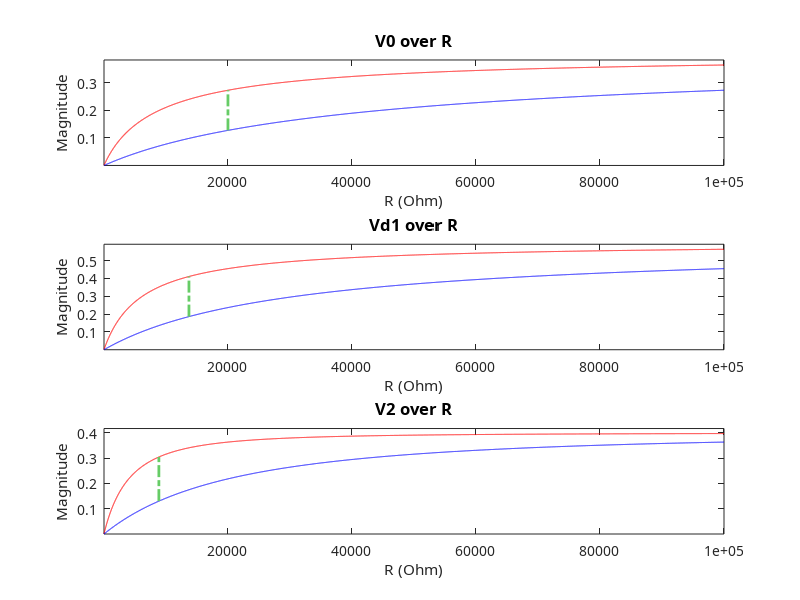
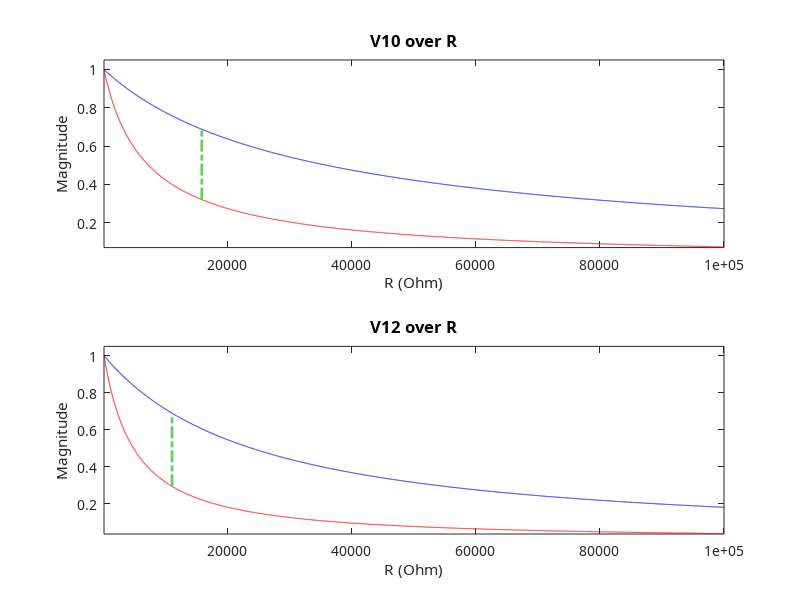
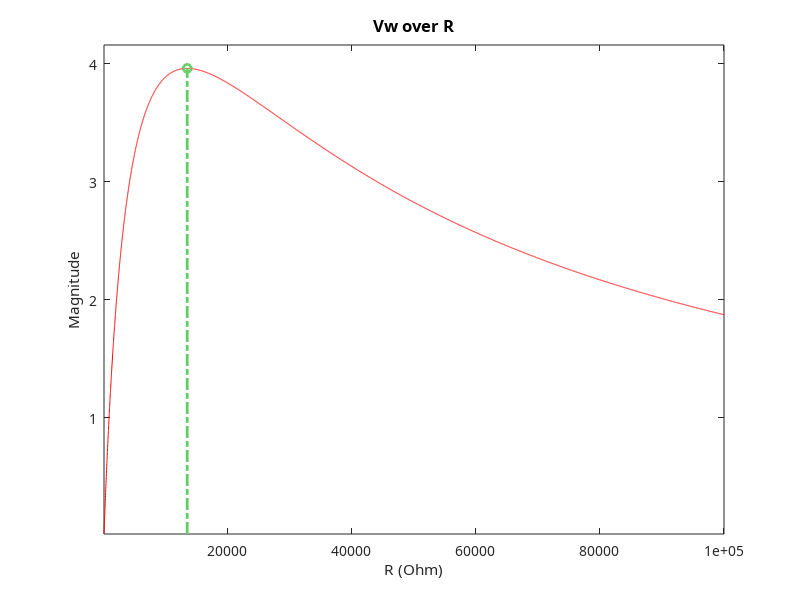

MATLAB code for these plots, in order: (Note: this script raises an error after producing the figures.)
%% Analysis of the circuit of the pressure sensor
%  Author: Julien Biral, Master's Thesis at CNMAT, UC Berkeley
%  Date: 05-11-2014
%  
%  ========================================================================
%  DESCRIPTION:
%  

%% DC Analysis of the sensor circuit
%  This analysis is done to maximize the dynamic of the circuit. In DC, the
%  capacitor C can be replaced by an open-circuit. Maximizing dynamics is
%  thus achieved by choosing the adequate value of the resistor R.
%  Special trick: this analysis uses the star-delta transform to simplify
%  the circuit.

% Clear the workspace of unwated elements
close all;
clear all;
clc;

% =========================== %
% Initialization of variables %
% =========================== %

% Number of points to compute:
N = 10000;

% ADC resolution
nbits = 10;

% Power Voltage of the circuit:
% Set to 1 to normalize the value computed during the analysis.
Vd = 1;

% Boundaries of the variable resistor:
RvL = 20e3;
RvH = 1e5;

% Variable resistor array:
% Only the minimum and the maximum values are considered here as the aim is
% to maximize the dynamic of the circuit. Intermediate values are not
% useful for this purpose.
R1 = [RvL, RvH];
R2 = [RvL, RvH];
R3 = [RvL, RvH];
R4 = [RvL, RvH];

% Resistor sweep:
% The sweep is done to calculte the R value which gives the best dynamic
R = 1e5/N : 1e5/N : 1e5;

% Initialization of the voltages arrays:
V0 = zeros(length(R1), length(R));
V1 = zeros(length(R1), length(R));
V2 = zeros(length(R1), length(R));
V3 = zeros(length(R1), length(R));
V4 = zeros(length(R1), length(R));

% =============================== %
% Operating points of the circuit %
% =============================== %

for i = 1:length(R1)
    
    for j = 1:length(R)
        
        % Kennelly's Star-Delta Transformation:
        Rab = ( R2(i)*R3(i) + R(j)*(R2(i)+R3(i)) ) / R(j);
        Rbc = ( R2(i)*R3(i) + R(j)*(R2(i)+R3(i)) ) / R2(i);
        Rac = ( R2(i)*R3(i) + R(j)*(R2(i)+R3(i)) ) / R3(i);
        
        % Kennelly's Delta-Star Transformation:
        Rat = ( Rab * R(j) ) / ( Rab + 2*R(j) );
        Rbt = Rat;
        Rdt = ( R(j)^2 ) / ( Rab + 2*R(j) );
        
        % Bottom parralel resistors:
        Rp1 = ( Rat * (R(j) + R1(i) + Rac) + Rac * (R(j) + R1(i)) ) ...
            / (R(j) + R1(i) + Rac);
        Rp2 = ( Rbt * (R(j) + R4(i) + Rbc) + Rbc * (R(j) + R4(i)) ) ...
            / (R(j) + R4(i) + Rbc);
        
        % Equivalent resistor of the circuit:
        Rtot = ( Rdt * (Rp1 + Rp2) + Rp1*Rp2 ) / (Rp1 + Rp2);
        
        % Currents:
        Idt = Vd / Rtot;
        Ita = Rp2 / (Rp1 + Rp2) * Idt;
        Itb = Rp1 / (Rp1 + Rp2) * Idt;
        I1  = Rac / (R(j) + R1(i) + Rac) * Ita;
        I4  = Rbc / (R(j) + R4(i) + Rbc) * Itb;
        
        % Output voltages:
        V0(i,j) =  R(j) * I1;
        V1(i,j) = (R(j) + R1(i)) * I1;
        V3(i,j) = (R(j) + R4(i)) * I4;
        V4(i,j) =  R(j) * I4;
        V2(i,j) =  R(j) * (V1(i,j)*R3(i) + V3(i,j)*R2(i)) ...
            / (R2(i)*R3(i) + R(j)*R2(i) + R(j)*R3(i));
    end
    
end

% Initialization of the text output:
fprintf(strcat('Pressure Sensor - DC Analysis:\n', ...
    '==============================\n'));
fprintf('Parameters:\n-----------\nRvLow = %i, RvHigh = %i, Vd = %i\n',...
    RvL, RvH, Vd);

fprintf('\nAnalysis:\n---------\n');

% ======================== %
% Maximization of dynamics %
% ======================== %

% Plot of the output voltages and computation of maximum dynamics points:
set(0,'DefaultAxesFontName', 'Latin Modern')
set(0,'DefaultAxesFontSize', 10)
figure;

% Choose a ratio that zoom or dezoom the plots
ratio = .05;

% V0
subplot(3, 1, 1);
plot(R, V0(1,:), '-r');
hold on;
plot(R, V0(2,:), '-b');
[resolution, ind] = max( abs(V0(1,:) - V0(2,:)) );
line([R(ind), R(ind)], ...
    [min(V0(1,ind), V0(2,ind)), max(V0(1,ind), V0(2,ind))], ...
    'LineStyle', '-.', 'LineWidth', 2, 'Color', [0.4, 0.8, 0.4]);
hold off;

xlim([R(1), R(length(R))]);
ylim([(1-ratio)*min(min(V0(1,:)), min(V0(2,:))), ...
    (1+ratio)*max(max(V0(1,:)), max(V0(2,:)))]);

title('V0 over R', 'FontSize', 12, 'FontWeight', 'bold');
xlabel('R (Ohm)');
ylabel('Magnitude');

fprintf('V0  - Max dynamic for R = %i and resolution of %i\n', R(ind), ...
    floor(resolution*2^nbits/Vd));


% V1 - Vd
Vd1 = Vd - V1;
subplot(3, 1, 2);
plot(R, Vd1(1,:), '-r');
hold on;
plot(R, Vd1(2,:), '-b');
[resolution, ind] = max( abs(Vd1(1,:) - Vd1(2,:)) );
line([R(ind), R(ind)], ...
    [min(Vd1(1,ind), Vd1(2,ind)), max(Vd1(1,ind), Vd1(2,ind))], ...
    'LineStyle', '-.', 'LineWidth', 2, 'Color', [0.4, 0.8, 0.4]);
hold off;

xlim([R(1), R(length(R))]);
ylim([(1-ratio)*min(min(Vd1(1,:)), min(Vd1(2,:))), ...
    (1+ratio)*max(max(Vd1(1,:)), max(Vd1(2,:)))]);

title('Vd1 over R', 'FontSize', 12, 'FontWeight', 'bold');
xlabel('R (Ohm)');
ylabel('Magnitude');

fprintf('Vd1 - Max dynamic for R = %i and resolution of %i\n', R(ind), ...
    floor(resolution*2^nbits/Vd));


% V2
subplot(3, 1, 3);
plot(R, V2(1,:), '-r');
hold on;
plot(R, V2(2,:), '-b');
[resolution, ind] = max( abs(V2(1,:) - V2(2,:)) );
line([R(ind), R(ind)], ...
    [min(V2(1,ind), V2(2,ind)), max(V2(1,ind), V2(2,ind))], ...
    'LineStyle', '-.', 'LineWidth', 2, 'Color', [0.4, 0.8, 0.4]);
hold off;

xlim([R(1), R(length(R))]);
ylim([(1-ratio)*min(min(V2(1,:)), min(V2(2,:))), ...
    (1+ratio)*max(max(V2(1,:)), max(V2(2,:)))]);

title('V2 over R', 'FontSize', 12, 'FontWeight', 'bold');
xlabel('R (Ohm)');
ylabel('Magnitude');

fprintf('V2  - Max dynamic for R = %i and resolution of %i\n', R(ind), ...
    floor(resolution*2^nbits/Vd));


% Best R that maximizes the voltage difference between the variable
% resistors:
% V1 - V0
V10 = V1 - V0;
figure;
subplot(2, 1, 1);
plot(R, V10(1,:), '-r');
hold on;
plot(R, V10(2,:), '-b');
[resolution, ind] = max( abs(V10(1,:) - V10(2,:)) );
line([R(ind), R(ind)], ...
    [min(V10(1,ind), V10(2,ind)), max(V10(1,ind), V10(2,ind))], ...
    'LineStyle', '-.', 'LineWidth', 2, 'Color', [0.4, 0.8, 0.4]);
hold off;

xlim([R(1), R(length(R))]);
ylim([(1-ratio)*min(min(V10(1,:)), min(V10(2,:))), ...
    (1+ratio)*max(max(V10(1,:)), max(V10(2,:)))]);

title('V10 over R', 'FontSize', 12, 'FontWeight', 'bold');
xlabel('R (Ohm)');
ylabel('Magnitude');

fprintf('V10 - Max dynamic for R = %i and resolution of %i\n', R(ind), ...
    floor(resolution*2^nbits/Vd));

% V1 - V0
V12 = V1 - V2;
subplot(2, 1, 2);
plot(R, V12(1,:), '-r');
hold on;
plot(R, V12(2,:), '-b');
[resolution, ind] = max( abs(V12(1,:) - V12(2,:)) );
line([R(ind), R(ind)], ...
    [min(V12(1,ind), V12(2,ind)), max(V12(1,ind), V12(2,ind))], ...
    'LineStyle', '-.', 'LineWidth', 2, 'Color', [0.4, 0.8, 0.4]);
hold off;

xlim([R(1), R(length(R))]);
ylim([(1-ratio)*min(min(V12(1,:)), min(V12(2,:))), ...
    (1+ratio)*max(max(V12(1,:)), max(V12(2,:)))]);

title('V12 over R', 'FontSize', 12, 'FontWeight', 'bold');
xlabel('R (Ohm)');
ylabel('Magnitude');

fprintf('V12 - Max dynamic for R = %i and resolution of %i\n', R(ind), ...
    floor(resolution*2^nbits/Vd));


fprintf('------------------------------\n');

% Computes the best R value to have the max total dynamic in the circuit
% The '2*' factor in front of V0 and V1 is there to take into account the
% symmetry of V0 and V1 with V4 and V3 respectively.
% Normalization of each outputs:
V0norm  = abs( (V0(1,:) - V0(2,:)) / (max(V0(1,:)) - min(V0(2,:))) );
Vd1norm = abs( (Vd1(1,:) - Vd1(2,:)) / (max(Vd1(1,:)) - min(Vd1(2,:))) );
V2norm  = abs( (V2(1,:) - V2(2,:)) / (max(V2(1,:)) - min(V2(2,:))) );
V10norm = abs( (V10(1,:) - V10(2,:)) / (max(V10(1,:)) - min(V10(2,:))) );
V12norm = abs( (V12(1,:) - V12(2,:)) / (max(V12(1,:)) - min(V12(2,:))) );
Vw      = 2 * V0norm + 2 * Vd1norm + V2norm + 2 * V10norm + 2 * V12norm;

% Plot the voltages weighted sum
figure;
plot(R, Vw, '-r');
[~, ind] = max( Vw );
hold on;
plot(R(ind), Vw(ind), 'o', 'LineWidth', 2, 'Color', [0.4, 0.8, 0.4]);
line([R(ind), R(ind)], [min(Vw), Vw(ind)], ...
    'LineStyle', '-.', 'LineWidth', 2, 'Color', [0.4, 0.8, 0.4]);

xlim([R(1), R(length(R))]);
ylim([(1-ratio)*min(Vw), (1+ratio)*max(Vw)]);

title('Vw over R', 'FontSize', 12, 'FontWeight', 'bold');
xlabel('R (Ohm)');
ylabel('Magnitude');

% Computation of the best R:
fprintf('---> Max dynamic of the circuit for R = %i\n', R(ind));

% ========================= %
% Clearing of the workspace %
% ========================= %

clear I1 I4 Idt Ita Itb N R R1 R2 R3 R4 Rab Rac Rat Rbc Rbt Rdt Rp1 Rp2 ...
    Rtot RvH RvL V0 V0norm V1 V1norm V2 V2norm V3 V4 Vd Vw i ind j ratio;

%% AC Analysis of the sensor circuit
%  The first part of the AC Analysis is to determine the impedance matrix
%  of each two-port network of the circuit. Due to its symmetry, there is
%  two two-port networks to consider: the first one is the low-pass filter
%  part of the sensor and the second one is the low-pass at the input of
%  the ADC converter.

% Clear the workspace of unwated elements
close all;
clear all;
clc;

% =========================== %
% Initialization of variables %
% =========================== %

% Number of points to compute:
N = 10000;

% Boundaries of the variable resistor:
RvL = 8e3;
RvH = 1e5;

% Variable resistor array:
% Only the minimum and the maximum values are considered here as the aim is
% to maximize the dynamic of the circuit. Intermediate values are not
% useful for this purpose.
R1 = [RvL, RvH];

% Resistor:
% The ideal value that maximizes dynamics can be determined with the DC
% analysis.
R = 10000;

% Capacitor:
% The capacitor need to be chosen to ensure a minimum cutoff frequency of
% 500 Hz. As the boundary if Rv tends to infinite is the cutoff frequency
% F= 1/(2*pi*RC), C is determined in this way.
Fs = 1000;
C = 1/(2*pi*R*Fs/2);

% Elements of the circuit of the ADC input:
% As it is impossible to know the exact capacitor and resistor at the input
% of the ADC, the worst case is taken into account in these computations.
% The following values correspond to [Typical value, Max value], regarding
% to the ADC datasheet, in 10-bits mode.
% Ra = [2e3, 5e3];
% Ca = [4e-12, 5e-12];

Ra = 2e3;
Ca = 4e-12;

% =================== %
% Transmission Matrix %
% =================== %

% In this section, the two different transmission matrix of the circuit are
% implemented for further calculation. The transmission matrix is useful to
% compute the transfer function of two-ports networks in cascade.

for i = 1:length(R1)
    
    clear Ts Ta;
    % Transmission matrix of the low-pass two-ports network of the pressure
    % sensor:
    Ts = [
            tf([R*R1(i)*C, R+R1(i)], R),    tf([R*R1(i)*C, R1(i)], [R*C, 1]);
            tf([R*C, R+R1(i)], R),          tf(1)
         ];

    % Transmission matrix of the input of the ADC converter
    Ta = [
            tf([Ra*Ca, 1], 1),    tf(Ra);
            tf([Ca, 0], 1),       tf(1)
         ];
     
    % ================== %
    % Transfer Functions %
    % ================== %

    % If a output sees a variation in an adjacent resistor
    % Transmission Matrix = LP*ADC

    % If a output sees a variation in non adjacent resistor
    % Transmission Matrix = LP*LP*ADC
    % And so on.
    clear Tm;
    Tm = Ts;

    % Once the transmission matrix have been found, the transfer function of
    % each case can easily be computed.
    clear Tf;
    Tf = [tf(1), tf(1), tf(1), tf(1)];

    for j = 1:max(size(Tf))

        Tf(j) = 1 / (Tm(1,1) );
        %minreal(Tf(j));
        fprintf('Bandwidth through %i low-pass filters for Rv = %i is %i\n', j, R1(i), bandwidth(Tf(j)));
        Tm = Tm*Ts;

    end
   
end

%% Zout
% Number of points to compute:
N = 10000;


% Boundaries of the variable resistor:
RvL = 8e3;
RvH = 1e5;

% Variable resistor array:
% Only the minimum and the maximum values are considered here as the aim is
% to maximize the dynamic of the circuit. Intermediate values are not
% useful for this purpose.
R1 = [RvL, RvH];
R2 = R1;
R3 = R1;
R4 = R1;

% Resistor sweep:
% The sweep is done to calculte the R value which gives the best dynamic
R = 1e5/N : 1e5/N : 1e5;

for i=1:length(R1)
    for j = 1:length(R)
        Rth(i,j) = R(j) - R(j)^2 * ( R(j)+ 1/(1/(R1(i)+R(j)) + 1/R2(i)));
    end
end

plot(R, Rth(1,:), 'r');
hold on;
plot(R, Rth(2,:), 'b');
